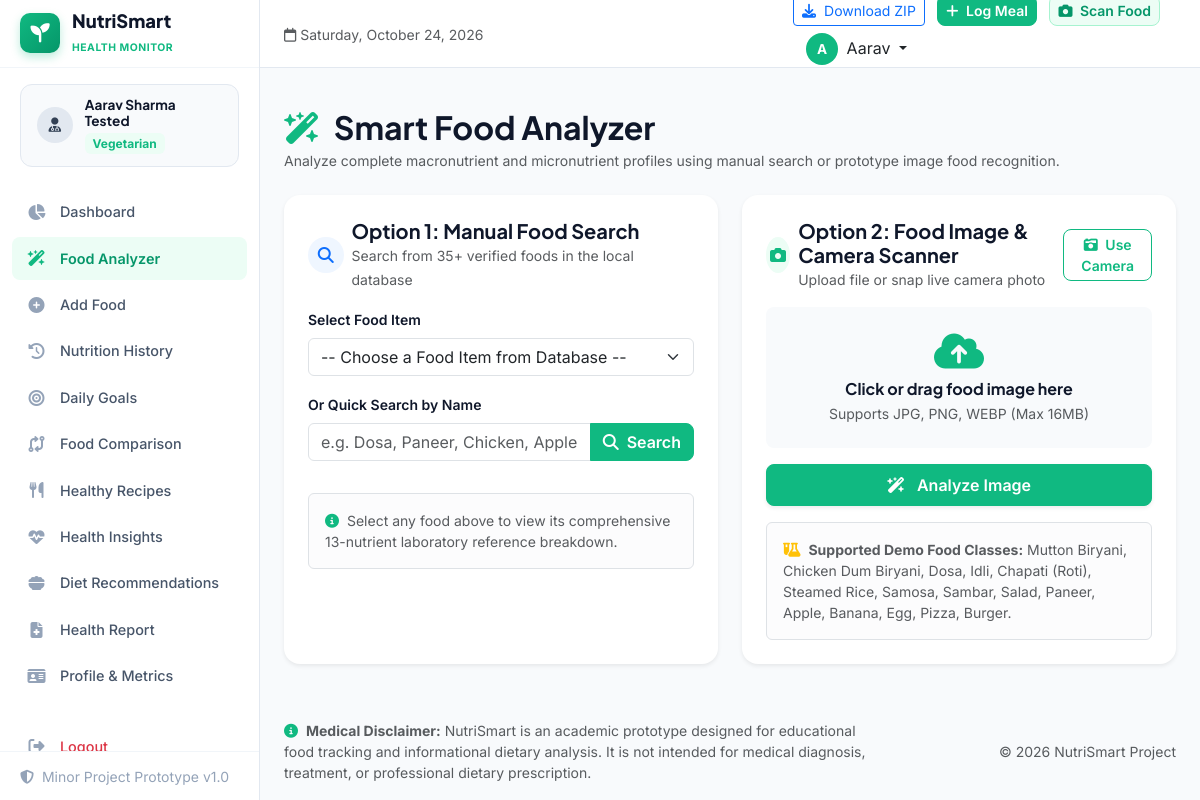
The app's page /food-analyzer (signed in) with its own data.
### models.py (models this page shows, shortened)
class User(db.Model):
    __tablename__ = 'users'
    id = db.Column(db.Integer, primary_key=True)
    name = db.Column(db.String(100), nullable=False)
    email = db.Column(db.String(120), unique=True, nullable=False, index=True)
    password_hash = db.Column(db.String(255), nullable=False)
    age = db.Column(db.Integer, nullable=False)
    gender = db.Column(db.String(20), nullable=False)  # 'Male', 'Female', 'Other'
    height = db.Column(db.Float, nullable=False)        # in cm
    weight = db.Column(db.Float, nullable=False)        # in kg
    activity_level = db.Column(db.String(50), nullable=False) # 'Sedentary', 'Lightly Active', 'Moderately Active', 'Very Active'
    dietary_preference = db.Column(db.String(50), nullable=False) # 'Vegetarian', 'Non-Vegetarian', 'Vegan', 'Eggetarian'
    created_at = db.Column(db.DateTime, default=datetime.utcnow)
    logs = db.relationship('FoodLog', backref='user', lazy=True, cascade='all, delete-orphan')
    water_logs = db.relationship('WaterLog', backref='user', lazy=True, cascade='all, delete-orphan')
    goals = db.relationship('NutritionGoal', backref='user', uselist=False, lazy=True, cascade='all, delete-orphan')

### app.py (the view, shortened to what this page needs)
@app.route('/food-analyzer', methods=['GET', 'POST'])
@login_required
def food_analyzer():
    user = get_current_user()
    all_foods = Food.query.order_by(Food.name.asc()).all()
    selected_food = None
    recognition_result = None
    uploaded_image_url = None
    food_id = request.args.get('food_id', type=int)
    if food_id:
        selected_food = db.session.get(Food, food_id)
    search_arg = request.args.get('food_search', '').strip()
    return render_template(
        'food_analyzer.html',
        user=user,
        all_foods=all_foods,
        selected_food=selected_food,
        recognition_result=recognition_result,
        uploaded_image_url=uploaded_image_url
    )

### app.py (called while the page is built)
def login_required(f):
    @wraps(f)
    def decorated_function(*args, **kwargs):
        if 'user_id' not in session:
            flash('Please log in to access this page.', 'warning')
            return redirect(url_for('login', next=request.url))
        return f(*args, **kwargs)
    return decorated_function

def get_current_user():
    if 'user_id' in session:
        return db.session.get(User, session['user_id'])
    return None

@app.context_processor
def inject_global_data():
    return {
        'current_user': get_current_user(),
        'current_year': datetime.now().year,
        'today_date': date.today().strftime('%A, %B %d, %Y')
    }

### templates/food_analyzer.html (shortened to what this page needs)
{% extends "base.html" %}
{% block content %}
<div class="container-fluid px-4 py-4">
    <div class="mb-4">
        <h2 class="fw-bold text-slate mb-1">
            <i class="fa-solid fa-wand-magic-sparkles text-emerald me-2"></i> Smart Food Analyzer
        </h2>
        <p class="text-muted small mb-0">
            Analyze complete macronutrient and micronutrient profiles using manual search or prototype image food recognition.
        </p>
    </div>
    <div class="row g-4 mb-4">
        <div class="col-lg-6">
            <div class="card border-0 shadow-sm rounded-4 p-4 bg-white h-100">
                <div class="d-flex align-items-center mb-3">
                    <div class="icon-box-sm bg-soft-blue text-primary rounded-circle me-2 text-center">
                        <i class="fa-solid fa-magnifying-glass"></i>
                    </div>
                    <div>
                        <h5 class="fw-bold text-slate mb-0">Option 1: Manual Food Search</h5>
                        <small class="text-muted">Search from 35+ verified foods in the local database</small>
                    </div>
                </div>
                <form method="POST" action="{{ url_for('food_analyzer') }}" class="mb-3">
                    <div class="mb-3">
                        <label for="food_select" class="form-label small fw-semibold text-slate">Select Food Item</label>
                        <select class="form-select" id="food_select" name="food_id_select" onchange="window.location.href='{{ url_for('food_analyzer') }}?food_id=' + this.value">
                            <option value="">-- Choose a Food Item from Database --</option>
                        </select>
                    </div>
                    <div class="mb-3">
                        <label for="food_search_input" class="form-label small fw-semibold text-slate">Or Quick Search by Name</label>
                        <div class="input-group">
                            <input type="text" class="form-control" id="food_search_input" name="food_search" placeholder="e.g. Dosa, Paneer, Chicken, Apple...">
                            <button class="btn btn-emerald" type="submit">
                                <i class="fa-solid fa-magnifying-glass me-1"></i> Search
                            </button>
                        </div>
                    </div>
                </form>
                <div class="alert alert-light border small text-muted mb-0">
                    <i class="fa-solid fa-circle-info text-emerald me-1"></i>
                    Select any food above to view its comprehensive 13-nutrient laboratory reference breakdown.
                </div>
            </div>
        </div>
        <div class="col-lg-6">
            <div class="card border-0 shadow-sm rounded-4 p-4 bg-white h-100">
                <div class="d-flex justify-content-between align-items-center mb-3">
                    <div class="d-flex align-items-center">
                        <div class="icon-box-sm bg-soft-emerald text-emerald rounded-circle me-2 text-center">
                            <i class="fa-solid fa-camera"></i>
                        </div>
                        <div>
                            <h5 class="fw-bold text-slate mb-0">Option 2: Food Image & Camera Scanner</h5>
                            <small class="text-muted">Upload file or snap live camera photo</small>
                        </div>
                    </div>
                    <button type="button" class="btn btn-sm btn-outline-emerald" id="startCameraBtn">
                        <i class="fa-solid fa-camera-retro me-1"></i> Use Camera
                    </button>
                </div>
                <form method="POST" action="{{ url_for('food_analyzer') }}" enctype="multipart/form-data" id="imageUploadForm">
                    <div class="upload-dropzone mb-3 text-center p-4 border rounded-3 position-relative" id="dropzoneArea">
                        <div id="dropzoneDefaultState">
                            <i class="fa-solid fa-cloud-arrow-up text-emerald fs-1 mb-2"></i>
                            <h6 class="fw-bold text-slate mb-1">Click or drag food image here</h6>
                            <p class="text-muted small mb-0">Supports JPG, PNG, WEBP (Max 16MB)</p>
                        </div>
                    </div>
                    <button type="submit" class="btn btn-emerald w-100 py-2 shadow-sm" id="analyzeBtn">
                        <i class="fa-solid fa-wand-magic-sparkles me-2"></i> Analyze Image
                    </button>
                </form>
                <div class="alert alert-light border small text-muted mb-0 mt-3">
                    <i class="fa-solid fa-flask-vial text-warning me-1"></i>
                    <strong>Supported Demo Food Classes:</strong> Mutton Biryani, Chicken Dum Biryani, Dosa, Idli, Chapati (Roti), Steamed Rice, Samosa, Sambar, Salad, Paneer, Apple, Banana, Egg, Pizza, Burger.
                </div>
            </div>
        </div>
    </div>
</div>
{% endblock %}

### templates/base.html (shortened to what this page needs)
<!DOCTYPE html>
<html lang="en">
<head>
    <link href="https://cdn.jsdelivr.net/npm/bootstrap@5.3.2/dist/css/bootstrap.min.css" rel="stylesheet">
    <link rel="stylesheet" href="https://cdnjs.cloudflare.com/ajax/libs/font-awesome/6.5.1/css/all.min.css">
    <link rel="stylesheet" href="{{ url_for('static', filename='css/style.css') }}">
</head>
<body class="{% if current_user %}app-body{% else %}landing-body{% endif %}">
{% if current_user %}
    <div class="app-layout">
        <aside class="app-sidebar" id="appSidebar">
            <div class="sidebar-header">
                <a href="{{ url_for('dashboard') }}" class="brand-link">
                    <div class="brand-icon">
                        <i class="fa-solid fa-seedling"></i>
                    </div>
                    <div class="brand-text">
                        <span class="brand-title">NutriSmart</span>
                        <span class="brand-tag">Health Monitor</span>
                    </div>
                </a>
            </div>
            <div class="sidebar-user-card">
                <div class="user-avatar">
                    <i class="fa-solid fa-user-doctor"></i>
                </div>
                <div class="user-info">
                    <h6 class="user-name">{{ current_user.name }}</h6>
                    <span class="badge bg-soft-emerald text-emerald">{{ current_user.dietary_preference }}</span>
                </div>
            </div>
            <nav class="sidebar-nav">
                <ul class="nav-list">
                    <li class="nav-item">
                        <a href="{{ url_for('dashboard') }}" class="nav-link {% if request.endpoint == 'dashboard' %}active{% endif %}">
                            <i class="fa-solid fa-chart-pie"></i>
                            <span>Dashboard</span>
                        </a>
                    </li>
                    <li class="nav-item">
                        <a href="{{ url_for('food_analyzer') }}" class="nav-link {% if request.endpoint == 'food_analyzer' %}active{% endif %}">
                            <i class="fa-solid fa-wand-magic-sparkles"></i>
                            <span>Food Analyzer</span>
                        </a>
                    </li>
                    <li class="nav-item">
                        <a href="{{ url_for('add_food') }}" class="nav-link {% if request.endpoint == 'add_food' %}active{% endif %}">
                            <i class="fa-solid fa-circle-plus"></i>
                            <span>Add Food</span>
                        </a>
                    </li>
                    <li class="nav-item">
                        <a href="{{ url_for('history') }}" class="nav-link {% if request.endpoint == 'history' %}active{% endif %}">
                            <i class="fa-solid fa-clock-rotate-left"></i>
                            <span>Nutrition History</span>
                        </a>
                    </li>
                    <li class="nav-item">
                        <a href="{{ url_for('goals') }}" class="nav-link {% if request.endpoint == 'goals' %}active{% endif %}">
                            <i class="fa-solid fa-bullseye"></i>
                            <span>Daily Goals</span>
                        </a>
                    </li>
                    <li class="nav-item">
                        <a href="{{ url_for('compare') }}" class="nav-link {% if request.endpoint == 'compare' %}active{% endif %}">
                            <i class="fa-solid fa-code-compare"></i>
                            <span>Food Comparison</span>
                        </a>
                    </li>
                    <li class="nav-item">
                        <a href="{{ url_for('recipes') }}" class="nav-link {% if request.endpoint == 'recipes' %}active{% endif %}">
                            <i class="fa-solid fa-utensils"></i>
                            <span>Healthy Recipes</span>
                        </a>
                    </li>
                    <li class="nav-item">
                        <a href="{{ url_for('insights') }}" class="nav-link {% if request.endpoint == 'insights' %}active{% endif %}">
                            <i class="fa-solid fa-heart-pulse"></i>
                            <span>Health Insights</span>
                        </a>
                    </li>
                    <li class="nav-item">
                        <a href="{{ url_for('recommendations') }}" class="nav-link {% if request.endpoint == 'recommendations' %}active{% endif %}">
                            <i class="fa-solid fa-bowl-food"></i>
                            <span>Diet Recommendations</span>
                        </a>
                    </li>
                    <li class="nav-item">
                        <a href="{{ url_for('report') }}" class="nav-link {% if request.endpoint == 'report' %}active{% endif %}">
                            <i class="fa-solid fa-file-medical"></i>
                            <span>Health Report</span>
                        </a>
                    </li>
                    <li class="nav-item">
                        <a href="{{ url_for('profile') }}" class="nav-link {% if request.endpoint == 'profile' %}active{% endif %}">
                            <i class="fa-solid fa-id-card"></i>
                            <span>Profile & Metrics</span>
                        </a>
                    </li>
                </ul>
                <ul class="nav-list mt-auto">
                    <li class="nav-item">
                        <a href="{{ url_for('logout') }}" class="nav-link text-danger">
                            <i class="fa-solid fa-right-from-bracket"></i>
                            <span>Logout</span>
                        </a>
                    </li>
                </ul>
            </nav>
            <div class="sidebar-footer-note">
                <small><i class="fa-solid fa-shield-halved me-1"></i> Minor Project Prototype v1.0</small>
            </div>
        </aside>
        <div class="app-main">
            <header class="app-topbar">
                <div class="topbar-left">
                    <div class="page-context">
                        <span class="text-muted small"><i class="fa-regular fa-calendar me-1"></i>{{ today_date }}</span>
                    </div>
                </div>
                <div class="topbar-right">
                    <a href="{{ url_for('download_project') }}" class="btn btn-sm btn-outline-primary me-2" title="Download Full Project ZIP">
                        <i class="fa-solid fa-download me-1"></i> Download ZIP
                    </a>
                    <a href="{{ url_for('add_food') }}" class="btn btn-sm btn-emerald me-2">
                        <i class="fa-solid fa-plus me-1"></i> Log Meal
                    </a>
                    <a href="{{ url_for('food_analyzer') }}" class="btn btn-sm btn-soft-emerald me-3">
                        <i class="fa-solid fa-camera me-1"></i> Scan Food
                    </a>
                    <div class="dropdown">
                        <button class="btn btn-profile-dropdown dropdown-toggle" type="button" data-bs-toggle="dropdown">
                            <span class="user-badge-initial">{{ current_user.name[0] }}</span>
                            <span class="d-none d-md-inline ms-1">{{ current_user.name.split(' ')[0] }}</span>
                        </button>
                    </div>
                </div>
            </header>
            <div class="container-fluid px-4 pt-3">
            </div>
            <main class="app-content">
                {% block content %}{% endblock %}
            </main>
            <footer class="app-footer">
                <div class="container-fluid px-4 py-2">
                    <div class="row align-items-center">
                        <div class="col-md-8">
                            <p class="mb-0 text-muted small">
                                <i class="fa-solid fa-circle-info text-emerald me-1"></i>
                                <strong>Medical Disclaimer:</strong> NutriSmart is an academic prototype designed for educational food tracking and informational dietary analysis. It is not intended for medical diagnosis, treatment, or professional dietary prescription.
                            </p>
                        </div>
                        <div class="col-md-4 text-md-end mt-2 mt-md-0">
                            <span class="text-muted small">&copy; {{ current_year }} NutriSmart Project</span>
                        </div>
                    </div>
                </div>
            </footer>
        </div>
    </div>
{% endif %}
</body>
</html>

### records on screen
User: name "Aarav Sharma Tested", dietary_preference "Vegetarian", name "A", name "Aarav"
